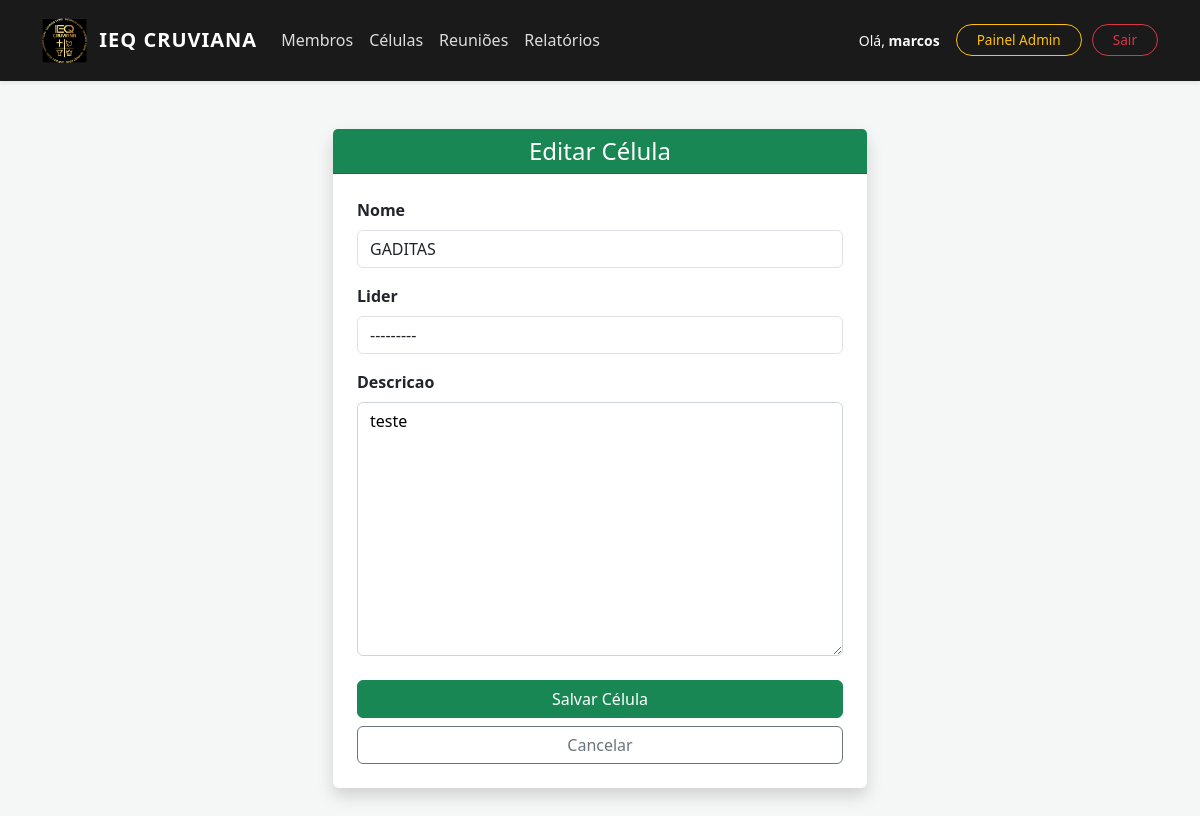
/gestao/celulas/4/editar/ (signed in), run on the app's committed database.
### membros/models.py (models this page shows, shortened)
class Celula(models.Model):
    nome = models.CharField(max_length=100, unique=True)
    lider = models.ForeignKey('auth.User', on_delete=models.SET_NULL, null=True, blank=True, related_name='celulas_lideradas')
    descricao = models.TextField(blank=True, null=True)
    class Meta:
        verbose_name = "Célula"
        verbose_name_plural = "Células"
        ordering = ['nome']

### membros/views.py (the view)
# urls.py: path('celulas/<int:pk>/editar/', views.editar_celula, name='editar_celula'),
@login_required
@permission_required('membros.change_celula', raise_exception=True)
def editar_celula(request, pk):
    celula = get_object_or_404(Celula, pk=pk)
    if request.method == 'POST':
        form = CelulaForm(request.POST, instance=celula)
        if form.is_valid():
            form.save()
            messages.success(request, "Celula atualizada!")
            return redirect('membros:listar_celulas')
    else:
        form = CelulaForm(instance=celula)
    return render(request, 'membros/celula_form.html', {'form': form, 'celula': celula})

### membros/forms.py
class CelulaForm(forms.ModelForm):
    class Meta:
        model = Celula
        fields = '__all__'
        widgets = {
            'nome': forms.TextInput(attrs={'class': 'form-control'}),
            'lider': forms.Select(attrs={'class': 'form-control'}),
        }

### membros/templates/membros/celula_form.html (shortened to what this page needs)
{% extends 'base.html' %}
{% block content %}
<div class="container mt-5">
    <div class="row justify-content-center">
        <div class="col-md-6">
            <div class="card shadow border-0">
                <div class="card-header bg-success text-white">
                    <h4 class="mb-0 text-center">{% if celula %}Editar{% else %}Cadastrar Nova{% endif %} Célula</h4>
                </div>
                <div class="card-body p-4">
                    <form method="post">
                        {% for field in form %}
                            <div class="mb-3">
                                <label class="form-label fw-bold">{{ field.label }}</label>
                                {{ field }}
                            </div>
                        {% endfor %}
                        <div class="d-grid gap-2 mt-4">
                            <button type="submit" class="btn btn-success">Salvar Célula</button>
                            <a href="{% url 'membros:listar_celulas' %}" class="btn btn-outline-secondary">Cancelar</a>
                        </div>
                    </form>
                </div>
            </div>
        </div>
    </div>
</div>
{% endblock %}

### templates/base.html (shortened to what this page needs)
{% load static %}
<!DOCTYPE html>
<html lang="pt-br">
<head>
    <link href="https://cdn.jsdelivr.net/npm/bootstrap@5.3.3/dist/css/bootstrap.min.css" rel="stylesheet">
</head>
<body>
    <nav class="navbar navbar-expand-lg navbar-dark sticky-top shadow-sm">
        <div class="container">
            <a class="navbar-brand d-flex align-items-center" href="{% url 'membros:home_sistema' %}">
                <img src="{% static 'img/minha_logo.png' %}" alt="Logo IEQ">
                <span>IEQ CRUVIANA</span>
            </a>
            <div class="collapse navbar-collapse" id="navbarNav">
                <ul class="navbar-nav me-auto mb-2 mb-lg-0">
                    {% if perms.membros.view_membro %}
                        <li class="nav-item"><a class="nav-link" href="{% url 'membros:listar_membros' %}">Membros</a></li>
                    {% endif %}
                    {% if perms.membros.view_celula %}
                        <li class="nav-item"><a class="nav-link" href="{% url 'membros:listar_celulas' %}">Células</a></li>
                    {% endif %}
                    {% if perms.membros.view_reuniao %}
                        <li class="nav-item"><a class="nav-link" href="{% url 'membros:listar_reunioes' %}">Reuniões</a></li>
                    {% endif %}
                    {% if perms.membros.view_frequencia %}
                        <li class="nav-item"><a class="nav-link" href="{% url 'membros:historico_frequencia' %}">Relatórios</a></li>
                    {% endif %}
                </ul>
                <div class="d-flex align-items-center">
                    {% if user.is_authenticated %}
                        <span class="text-light me-3 small">Olá, <strong>{{ user.username }}</strong></span>
                        {% if user.is_superuser %}
                            <a href="/admin/" class="btn-admin">Painel Admin</a>
                        {% endif %}
                        <form action="/admin/logout/" method="post" style="display: inline;">
                            <button type="submit" class="btn-logout">Sair</button>
                        </form>
                    {% else %}
                        <a href="/admin/login/" class="btn btn-outline-light btn-sm btn-logout">Entrar</a>
                    {% endif %}
                </div>
            </div>
        </div>
    </nav>
    <div class="container mt-4 pb-5">
        {% block content %}{% endblock %}
    </div>
</body>
</html>

### templates/base.html (style rules this page uses)
.navbar { background-color: #1a1a1a; padding: 0.8rem; }
.navbar-brand img { height: 45px; margin-right: 12px; }
.navbar-brand { font-weight: bold; letter-spacing: 1px; }
.nav-link { color: rgba(255,255,255,0.85) !important; font-weight: 500; }
.btn-logout { border-radius: 20px; padding: 5px 20px; border: 1px solid #dc3545; background: transparent; color: #dc3545; transition: 0.3s; font-size: 0.85rem; }
.btn-admin { border-radius: 20px; padding: 5px 20px; border: 1px solid #ffc107; color: #ffc107; transition: 0.3s; font-size: 0.85rem; text-decoration: none; margin-right: 10px; }
body { background-color: #f4f7f6; }

### membros/templates/membros/celula_form.html (style rules this page uses)
input, select, textarea { display: block; width: 100%; padding: .375rem .75rem; font-size: 1rem; border: 1px solid #ced4da; border-radius: .375rem; }

### data on the page
Celula: form "GADITAS" "---------" "teste"

### other printed values
{{ user.username }} "marcos"
{{ field.label }} "Nome" "Lider" "Descricao"
